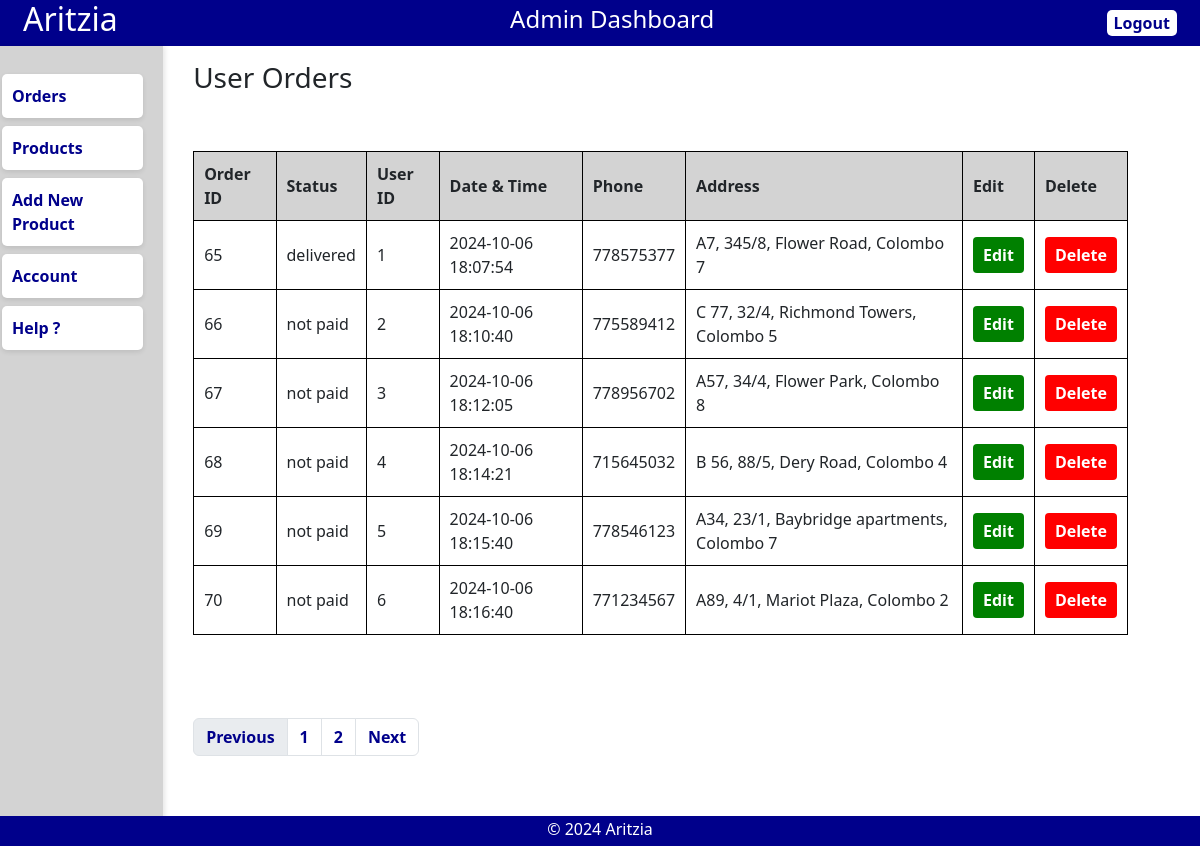
The page /admin/index.php (signed in) on the database as committed earlier.
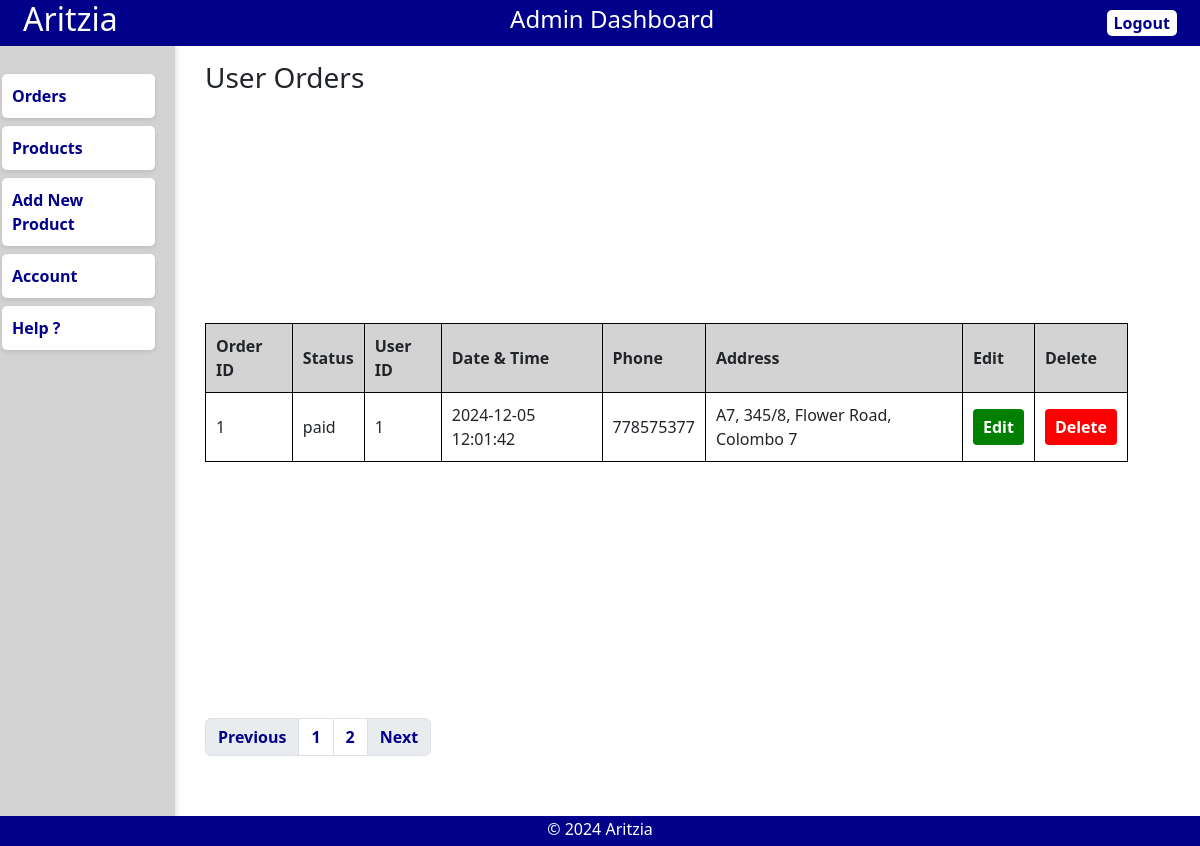
The same page on the database as committed later.
### tables this page shows
CREATE TABLE `orders` (
  `order_id` int(11) NOT NULL,
  `order_cost` decimal(6,2) NOT NULL,
  `order_status` varchar(100) NOT NULL DEFAULT 'on_hold',
  `user_id` int(11) NOT NULL,
  `user_phone` int(11) NOT NULL,
  `user_city` varchar(255) NOT NULL,
  `user_address` varchar(255) NOT NULL,
  `order_date` datetime NOT NULL DEFAULT current_timestamp()
);

### admin/index.php (the view, shortened to what this page needs)
<?php
    include('header.php');
    include('../server/connection.php');
    $page_no = isset($_GET['page_no']) && $_GET['page_no'] != "" ? $_GET['page_no'] : 1;
    $stmt1 = $conn->prepare("SELECT COUNT(*) AS total_records FROM orders");
    $stmt1->execute();
    $stmt1->bind_result($total_records);
    $total_records_per_page = 6;
    $offset = ($page_no - 1) * $total_records_per_page;
    $total_no_of_pages = ceil($total_records / $total_records_per_page);
    $query = "SELECT * FROM orders LIMIT $offset, $total_records_per_page";
    $result = mysqli_query($conn, $query);
?>
<!DOCTYPE html>
<html lang="en">
<head>
</head>
<body>
    <div class="container">
        <?php include('sidebar.php'); ?>
        <div class="content">
            <h3>User Orders</h3>
            <table>
                <thead>
                    <tr>
                        <th>Order ID</th>
                        <th>Status</th>
                        <th>User ID</th>
                        <th>Date & Time</th>
                        <th>Phone</th>
                        <th>Address</th>
                        <th>Edit</th>
                        <th>Delete</th>
                    </tr>
                </thead>
                <tbody>
                    <?php while($row = mysqli_fetch_assoc($result)) { ?>
                    <tr id="order-<?php echo $row['order_id']; ?>">
                        <td><?php echo $row['order_id']; ?></td>
                        <td><?php echo $row['order_status']; ?></td>
                        <td><?php echo $row['user_id']; ?></td>
                        <td><?php echo $row['order_date']; ?></td>
                        <td><?php echo $row['user_phone']; ?></td>
                        <td><?php echo $row['user_address']; ?></td>
                        <td><button class="edit-button" onclick="window.location.href='edit_order.php?id=<?php echo $row['order_id']; ?>'">Edit</button></td>
                        <td><button class="delete-button" onclick="showDeleteDialog(<?php echo $row['order_id']; ?>)">Delete</button></td>
                    </tr>
                    <?php } ?>
                </tbody>
            </table>
            <nav aria-label="Page navigation example">
                <ul class="pagination">
                    <li class="page-item <?php if($page_no <= 1) {echo 'disabled';} ?>">
                        <a class="page-link" href="<?php if($page_no <= 1) {echo '#';} else {echo "?page_no=".($page_no-1);} ?>">Previous</a>
                    </li>
                    <li class="page-item"><a class="page-link" href="?page_no=1">1</a></li>
                    <li class="page-item"><a class="page-link" href="?page_no=2">2</a></li>
                    <li class="page-item <?php if($page_no >= $total_no_of_pages) {echo 'disabled';} ?>">
                        <a class="page-link" href="<?php if($page_no >= $total_no_of_pages) {echo '#';} else {echo "?page_no=".($page_no+1);} ?>">Next</a>
                    </li>
                </ul>
            </nav>
        </div>
    </div>
    <?php include('footer.php'); ?>
    </body>
</html>

### admin/header.php (shortened to what this page needs)
<!DOCTYPE html>
<html lang="en">
<head>
    <link href="https://cdn.jsdelivr.net/npm/bootstrap@5.3.3/dist/css/bootstrap.min.css" rel="stylesheet">
</head>
<body>
    <header>
        <h2>Aritzia</h2>
        <h4>Admin Dashboard</h4>
        <a href="logout.php"><button class="btn-header" >Logout</button></a>
    </header>
</body>
</html>

### admin/sidebar.php (shortened to what this page needs)
<!DOCTYPE html>
<html lang="en">
<head>
</head>
<body>
    <nav class="sidebar-nav" >
        <ul>
            <li><a href="index.php">Orders</a></li>
            <li><a href="products.php">Products</a></li>
            <li><a href="add_product.php">Add New Product</a></li>
            <li><a href="account.php">Account</a></li>
            <li><a href="help.php">Help ?</a></li>
        </ul>
    </nav>
</body>
</html>

### admin/footer.php
<footer style="background-color: darkblue; margin-bottom: -12px; color: white;
                text-align: center; padding: 1px; position: fixed; bottom: 0; width: 100%;">
    <p>&copy; 2024 Aritzia</p>
</footer>

### admin/header.php (style rules this page uses)
header { background-color: darkblue; color: white; padding-left: 23px; padding-right: 23px; display: flex; justify-content: space-between; align-items: center; padding-bottom: -20px; }
.btn-header { border-radius: 5px; background-color: white; color: darkblue; padding: 1px 7px; border: none; cursor: pointer; font-weight: bold; }

### admin/index.php (style rules this page uses)
html, body { margin: 0; padding: 0; height: 100%; display: flex; flex-direction: column; overflow: hidden; }
.container { display: flex; flex-grow: 1; min-height: calc(100vh - 50px); }
.content { flex-grow: 1; padding: 30px; display: flex; flex-direction: column; justify-content: space-between; margin-top: -15px; }
table { width: 100%; border-collapse: collapse; margin-top: -17px; }
table, th, td { border: 1px solid black; }
th, td { padding: 10px; text-align: left; }
th { background-color: lightgray; }
.edit-button { background-color: green; color: white; border: none; border-radius: 4px; padding: 6px 10px; cursor: pointer; font-weight: bold; }
.delete-button { background-color: red; color: white; border: none; border-radius: 4px; padding: 6px 10px; cursor: pointer; font-weight: bold; }
.pagination { margin-bottom: 60px; }
.pagination .page-item .page-link { color: darkblue; font-weight: bold; }
footer { margin-top: auto; }
.content h3 { margin-bottom: -10px; }

### admin/sidebar.php (style rules this page uses)
.sidebar-nav { width: 200px; height: 100vh; padding: 20px; box-shadow: 2px 0 5px rgba(0, 0, 0, 0.1); display: flex; flex-direction: column; margin-left: -60px; background-color: lightgray; }
.sidebar-nav ul { list-style-type: none; padding: 0; margin: 0; }
.sidebar-nav ul li { margin: 8px 0; background-color: white; border-radius: 5px; box-shadow: 0 2px 5px rgba(0, 0, 0, 0.1); }
.sidebar-nav ul li a { text-decoration: none; color: darkblue; font-weight: bold; display: block; padding: 10px; transition: background-color 0.3s; }

Rows that differ between the two databases and show on the page:
removed orders: order_id "65", order_status "delivered", user "1", order_date "2024-10-06 18:07:54", user_phone "778575377", user_address "A7, 345/8, Flower Road, Colombo 7"
removed orders: order_id "66", order_status "not paid", user "2", order_date "2024-10-06 18:10:40", user_phone "775589412", user_address "C 77, 32/4, Richmond Towers, Colombo 5"
removed orders: order_id "67", order_status "not paid", user "3", order_date "2024-10-06 18:12:05", user_phone "778956702", user_address "A57, 34/4, Flower Park, Colombo 8"
removed orders: order_id "68", order_status "not paid", user "4", order_date "2024-10-06 18:14:21", user_phone "715645032", user_address "B 56, 88/5, Dery Road, Colombo 4"
removed orders: order_id "69", order_status "not paid", user "5", order_date "2024-10-06 18:15:40", user_phone "778546123", user_address "A34, 23/1, Baybridge apartments, Colombo 7"
removed orders: order_id "70", order_status "not paid", user "6", order_date "2024-10-06 18:16:40", user_phone "771234567", user_address "A89, 4/1, Mariot Plaza, Colombo 2"
added orders: order_id "1", order_status "paid", user "1", order_date "2024-12-05 12:01:42", user_phone "778575377", user_address "A7, 345/8, Flower Road, Colombo 7"
